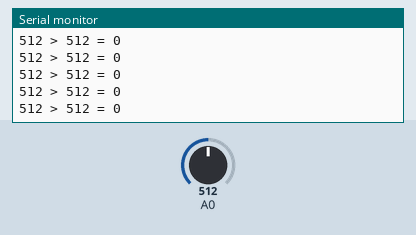
The sketch below on a simulated Arduino Nano, built with avr-gcc and run on an emulated ATmega328P. On the bench: the last lines printed to the serial monitor. The inputs (shaded band) are chosen by the test bench; at power-on: A0 = 512.

Above: at 1.2 s.
1.3 s: A0 set to 716
At 1.31 s:
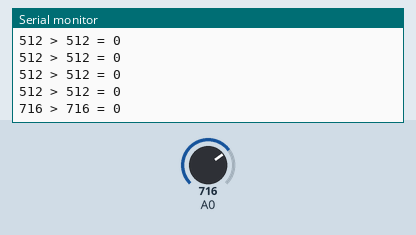
2.8 s: A0 set to 900
At 2.81 s:
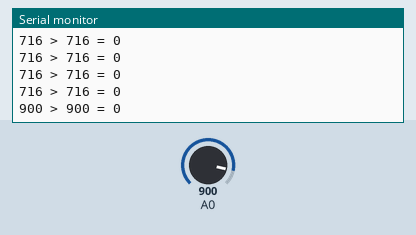
Timing chart, 0 to 5.8 s (numbered marks = the images above; inputs shaded):
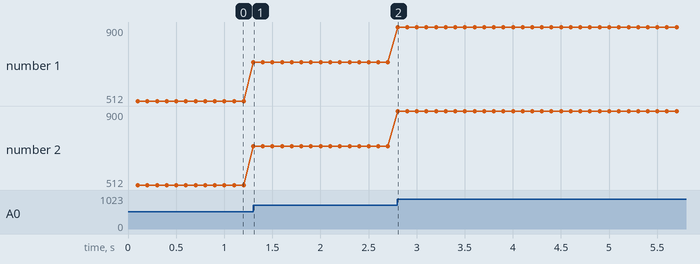

The sketch:

sensor-basics.ino
```cpp
#include <Arduino.h>
#include "digitalWriteFast.h"
/**
 * Hardware pin defines
 */
#define BOARD UKMARSBOT_V1
const int ENCODER_LEFT_CLK = 2;
const int ENCODER_RIGHT_CLK = 3;
const int ENCODER_LEFT_B = 4;
const int ENCODER_RIGHT_B = 5;
const int MOTOR_LEFT_DIR = 7;
const int MOTOR_RIGHT_DIR = 8;
const int MOTOR_LEFT_PWM = 9;
const int MOTOR_RIGHT_PWM = 10;
const int LED_RIGHT = 6;
const int LED_LEFT = 11;
const int EMITTER = 12;
const int SENSOR_RIGHT_MARK = A0;
const int SENSOR_1 = A1;
const int SENSOR_2 = A2;
const int SENSOR_3 = A3;
const int SENSOR_4 = A4;
const int SENSOR_LEFT_MARK = A5;
const int FUNCTION_PIN = A6;
const int BATTERY_VOLTS = A7;
/****/

/***
 * Global variables
 */

uint32_t updateTime;
uint32_t updateInterval = 100;  // in milliseconds

int sensorDark = 0;
int sensorLit = 0;
int sensorValue = 0;

int readSensor(int channel){
  sensorDark = analogRead(channel);
  digitalWrite(EMITTER,1);
  delayMicroseconds(50);
  sensorLit = analogRead(channel);
  digitalWrite(EMITTER,0);
  sensorValue = min(0,sensorLit-sensorDark);
}

void setup() {
  Serial.begin(115200);
  Serial.println(F("Hello\n"));
  pinMode(EMITTER,OUTPUT);
  digitalWrite(EMITTER,0); // be sure the emitter is off
  updateTime = millis() + updateInterval;
}


void loop() {
  if (millis() > updateTime) {
    updateTime += updateInterval;
    int sensor = readSensor(A0);
    Serial.print(sensorDark);
    Serial.print(F(" > "));
    Serial.print(sensorLit);
    Serial.print(F(" = "));
    Serial.print(sensorValue);
    Serial.println();
  }
}
```

Measured:
- after the input at 1.3 s, the serial monitor: prints a new line at once (image 1)
- after the input at 2.8 s, the serial monitor: prints a new line at once (image 2)
- plotted number 1: 512 → 716 after the input at 1.3 s, 716 → 900 after the input at 2.8 s
- plotted number 2: 512 → 716 after the input at 1.3 s, 716 → 900 after the input at 2.8 s
